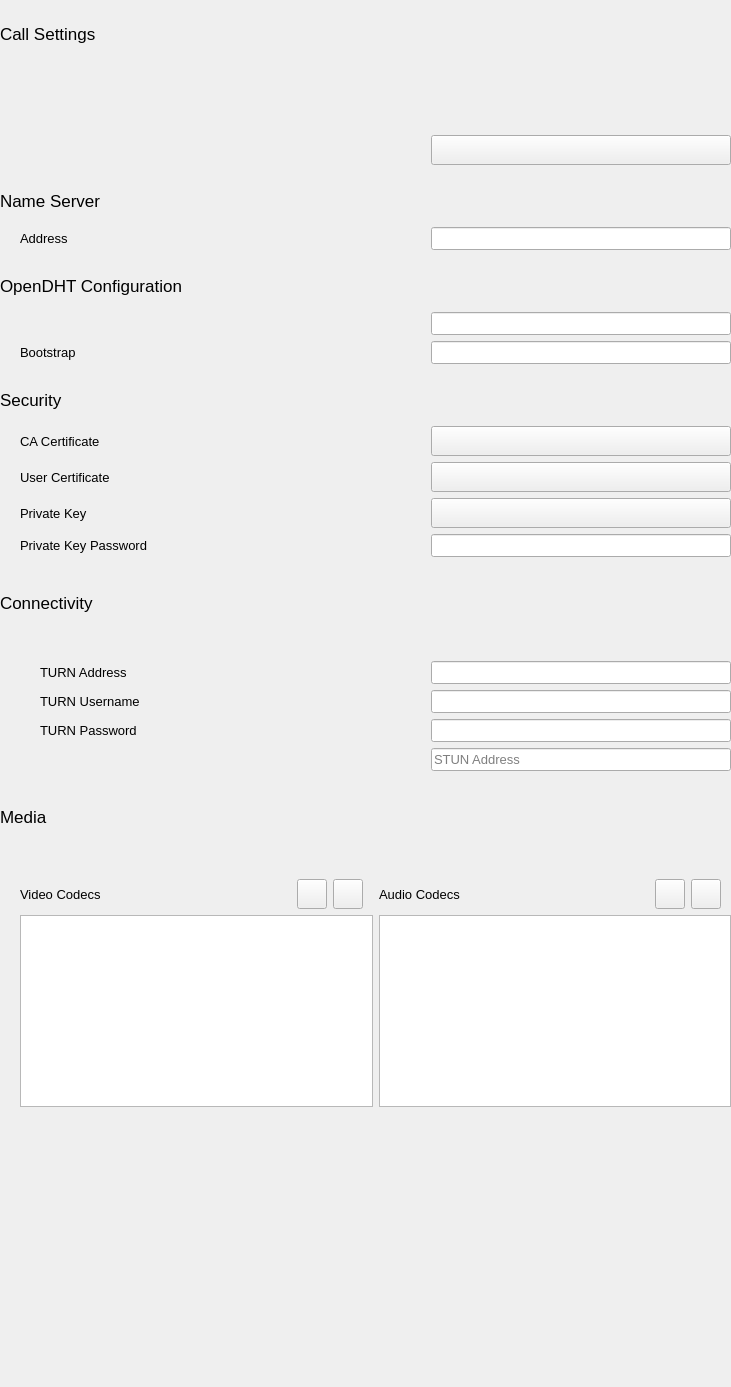
<?xml version="1.0" encoding="UTF-8"?>
<ui version="4.0">
 <class>AdvancedSettingsWidget</class>
 <widget class="QWidget" name="AdvancedSettingsWidget">
  <property name="geometry">
   <rect>
    <x>0</x>
    <y>0</y>
    <width>731</width>
    <height>1387</height>
   </rect>
  </property>
  <property name="windowTitle">
   <string>Form</string>
  </property>
  <layout class="QVBoxLayout" name="verticalLayout">
   <property name="leftMargin">
    <number>0</number>
   </property>
   <property name="topMargin">
    <number>0</number>
   </property>
   <property name="rightMargin">
    <number>0</number>
   </property>
   <property name="bottomMargin">
    <number>0</number>
   </property>
   <item>
    <spacer name="verticalSpacer_13">
     <property name="orientation">
      <enum>Qt::Vertical</enum>
     </property>
     <property name="sizeType">
      <enum>QSizePolicy::Fixed</enum>
     </property>
     <property name="sizeHint" stdset="0">
      <size>
       <width>20</width>
       <height>24</height>
      </size>
     </property>
    </spacer>
   </item>
   <item>
    <layout class="QVBoxLayout" name="callSettingsLayout">
     <property name="topMargin">
      <number>0</number>
     </property>
     <property name="bottomMargin">
      <number>0</number>
     </property>
     <item>
      <widget class="QLabel" name="label">
       <property name="font">
        <font>
         <pointsize>13</pointsize>
        </font>
       </property>
       <property name="text">
        <string>Call Settings</string>
       </property>
      </widget>
     </item>
     <item>
      <spacer name="verticalSpacer_2">
       <property name="orientation">
        <enum>Qt::Vertical</enum>
       </property>
       <property name="sizeType">
        <enum>QSizePolicy::Fixed</enum>
       </property>
       <property name="sizeHint" stdset="0">
        <size>
         <width>20</width>
         <height>10</height>
        </size>
       </property>
      </spacer>
     </item>
     <item>
      <layout class="QVBoxLayout" name="verticalLayout_3">
       <property name="leftMargin">
        <number>20</number>
       </property>
       <property name="topMargin">
        <number>0</number>
       </property>
       <item>
        <layout class="QHBoxLayout" name="horizontalLayout_9">
         <property name="bottomMargin">
          <number>3</number>
         </property>
         <item>
          <widget class="ToggleSwitch" name="checkBoxUntrusted" native="true">
           <property name="minimumSize">
            <size>
             <width>0</width>
             <height>30</height>
            </size>
           </property>
           <property name="font">
            <font>
             <pointsize>10</pointsize>
            </font>
           </property>
           <property name="text" stdset="0">
            <string>Allow Calls From Untrusted Peers</string>
           </property>
          </widget>
         </item>
        </layout>
       </item>
       <item>
        <layout class="QHBoxLayout" name="horizontalLayout_11">
         <property name="topMargin">
          <number>0</number>
         </property>
         <item>
          <widget class="ToggleSwitch" name="checkBoxAutoAnswer" native="true">
           <property name="minimumSize">
            <size>
             <width>0</width>
             <height>30</height>
            </size>
           </property>
           <property name="font">
            <font>
             <pointsize>10</pointsize>
            </font>
           </property>
           <property name="text" stdset="0">
            <string>Auto Answer Calls</string>
           </property>
          </widget>
         </item>
        </layout>
       </item>
       <item>
        <layout class="QHBoxLayout" name="horizontalLayout" stretch="0,0">
         <item>
          <widget class="ToggleSwitch" name="checkBoxCustomRingtone" native="true">
           <property name="sizePolicy">
            <sizepolicy hsizetype="Expanding" vsizetype="Fixed">
             <horstretch>0</horstretch>
             <verstretch>0</verstretch>
            </sizepolicy>
           </property>
           <property name="minimumSize">
            <size>
             <width>0</width>
             <height>30</height>
            </size>
           </property>
           <property name="font">
            <font>
             <pointsize>10</pointsize>
            </font>
           </property>
           <property name="text" stdset="0">
            <string>Enable Custom Ringtone</string>
           </property>
          </widget>
         </item>
         <item>
          <widget class="QPushButton" name="btnRingtone">
           <property name="minimumSize">
            <size>
             <width>300</width>
             <height>30</height>
            </size>
           </property>
           <property name="font">
            <font>
             <pointsize>10</pointsize>
            </font>
           </property>
           <property name="text">
            <string/>
           </property>
           <property name="icon">
            <iconset>
             <normaloff>:/images/icons/round-folder-24px.svg</normaloff>:/images/icons/round-folder-24px.svg</iconset>
           </property>
          </widget>
         </item>
        </layout>
       </item>
      </layout>
     </item>
    </layout>
   </item>
   <item>
    <spacer name="verticalSpacer_3">
     <property name="orientation">
      <enum>Qt::Vertical</enum>
     </property>
     <property name="sizeType">
      <enum>QSizePolicy::Minimum</enum>
     </property>
     <property name="sizeHint" stdset="0">
      <size>
       <width>20</width>
       <height>20</height>
      </size>
     </property>
    </spacer>
   </item>
   <item>
    <layout class="QVBoxLayout" name="nameServerLayout">
     <property name="topMargin">
      <number>0</number>
     </property>
     <property name="bottomMargin">
      <number>0</number>
     </property>
     <item>
      <widget class="QLabel" name="label_2">
       <property name="font">
        <font>
         <pointsize>13</pointsize>
        </font>
       </property>
       <property name="text">
        <string>Name Server</string>
       </property>
      </widget>
     </item>
     <item>
      <spacer name="verticalSpacer_4">
       <property name="orientation">
        <enum>Qt::Vertical</enum>
       </property>
       <property name="sizeType">
        <enum>QSizePolicy::Fixed</enum>
       </property>
       <property name="sizeHint" stdset="0">
        <size>
         <width>20</width>
         <height>10</height>
        </size>
       </property>
      </spacer>
     </item>
     <item>
      <layout class="QVBoxLayout" name="verticalLayout_7">
       <property name="leftMargin">
        <number>20</number>
       </property>
       <property name="topMargin">
        <number>0</number>
       </property>
       <item>
        <layout class="QHBoxLayout" name="horizontalLayout_2">
         <property name="leftMargin">
          <number>0</number>
         </property>
         <item>
          <widget class="QLabel" name="label_3">
           <property name="minimumSize">
            <size>
             <width>60</width>
             <height>0</height>
            </size>
           </property>
           <property name="font">
            <font>
             <pointsize>10</pointsize>
            </font>
           </property>
           <property name="frameShape">
            <enum>QFrame::NoFrame</enum>
           </property>
           <property name="text">
            <string>Address</string>
           </property>
          </widget>
         </item>
         <item>
          <spacer name="horizontalSpacer_8">
           <property name="orientation">
            <enum>Qt::Horizontal</enum>
           </property>
           <property name="sizeHint" stdset="0">
            <size>
             <width>40</width>
             <height>20</height>
            </size>
           </property>
          </spacer>
         </item>
         <item>
          <widget class="QLineEdit" name="lineEditNameServer">
           <property name="sizePolicy">
            <sizepolicy hsizetype="Fixed" vsizetype="Fixed">
             <horstretch>0</horstretch>
             <verstretch>0</verstretch>
            </sizepolicy>
           </property>
           <property name="minimumSize">
            <size>
             <width>300</width>
             <height>0</height>
            </size>
           </property>
           <property name="font">
            <font>
             <pointsize>10</pointsize>
            </font>
           </property>
          </widget>
         </item>
        </layout>
       </item>
      </layout>
     </item>
    </layout>
   </item>
   <item>
    <spacer name="verticalSpacer_5">
     <property name="orientation">
      <enum>Qt::Vertical</enum>
     </property>
     <property name="sizeType">
      <enum>QSizePolicy::Minimum</enum>
     </property>
     <property name="sizeHint" stdset="0">
      <size>
       <width>20</width>
       <height>20</height>
      </size>
     </property>
    </spacer>
   </item>
   <item>
    <layout class="QVBoxLayout" name="openDHTLayout">
     <property name="topMargin">
      <number>0</number>
     </property>
     <property name="bottomMargin">
      <number>0</number>
     </property>
     <item>
      <widget class="QLabel" name="label_4">
       <property name="font">
        <font>
         <pointsize>13</pointsize>
        </font>
       </property>
       <property name="text">
        <string>OpenDHT Configuration</string>
       </property>
      </widget>
     </item>
     <item>
      <spacer name="verticalSpacer_6">
       <property name="orientation">
        <enum>Qt::Vertical</enum>
       </property>
       <property name="sizeType">
        <enum>QSizePolicy::Fixed</enum>
       </property>
       <property name="sizeHint" stdset="0">
        <size>
         <width>20</width>
         <height>10</height>
        </size>
       </property>
      </spacer>
     </item>
     <item>
      <layout class="QVBoxLayout" name="verticalLayout_9">
       <property name="leftMargin">
        <number>20</number>
       </property>
       <property name="topMargin">
        <number>0</number>
       </property>
       <item>
        <layout class="QHBoxLayout" name="horizontalLayout_3">
         <property name="leftMargin">
          <number>0</number>
         </property>
         <item>
          <widget class="ToggleSwitch" name="checkBoxEnableProxy" native="true">
           <property name="minimumSize">
            <size>
             <width>100</width>
             <height>0</height>
            </size>
           </property>
           <property name="font">
            <font>
             <pointsize>10</pointsize>
            </font>
           </property>
           <property name="text" stdset="0">
            <string>Enable Proxy</string>
           </property>
          </widget>
         </item>
         <item>
          <spacer name="horizontalSpacer_2">
           <property name="orientation">
            <enum>Qt::Horizontal</enum>
           </property>
           <property name="sizeHint" stdset="0">
            <size>
             <width>40</width>
             <height>20</height>
            </size>
           </property>
          </spacer>
         </item>
         <item>
          <widget class="QLineEdit" name="lineEditProxy">
           <property name="sizePolicy">
            <sizepolicy hsizetype="Fixed" vsizetype="Fixed">
             <horstretch>0</horstretch>
             <verstretch>0</verstretch>
            </sizepolicy>
           </property>
           <property name="minimumSize">
            <size>
             <width>300</width>
             <height>0</height>
            </size>
           </property>
           <property name="font">
            <font>
             <pointsize>10</pointsize>
            </font>
           </property>
           <property name="frame">
            <bool>true</bool>
           </property>
          </widget>
         </item>
        </layout>
       </item>
       <item>
        <layout class="QHBoxLayout" name="horizontalLayout_4">
         <property name="leftMargin">
          <number>0</number>
         </property>
         <item>
          <widget class="QLabel" name="labelBootstrap">
           <property name="font">
            <font>
             <pointsize>10</pointsize>
            </font>
           </property>
           <property name="text">
            <string>Bootstrap</string>
           </property>
          </widget>
         </item>
         <item>
          <spacer name="horizontalSpacer_3">
           <property name="orientation">
            <enum>Qt::Horizontal</enum>
           </property>
           <property name="sizeHint" stdset="0">
            <size>
             <width>40</width>
             <height>20</height>
            </size>
           </property>
          </spacer>
         </item>
         <item>
          <widget class="QLineEdit" name="lineEditBootstrap">
           <property name="sizePolicy">
            <sizepolicy hsizetype="Fixed" vsizetype="Fixed">
             <horstretch>0</horstretch>
             <verstretch>0</verstretch>
            </sizepolicy>
           </property>
           <property name="minimumSize">
            <size>
             <width>300</width>
             <height>0</height>
            </size>
           </property>
           <property name="font">
            <font>
             <pointsize>10</pointsize>
            </font>
           </property>
          </widget>
         </item>
        </layout>
       </item>
      </layout>
     </item>
    </layout>
   </item>
   <item>
    <spacer name="verticalSpacer_7">
     <property name="orientation">
      <enum>Qt::Vertical</enum>
     </property>
     <property name="sizeType">
      <enum>QSizePolicy::Minimum</enum>
     </property>
     <property name="sizeHint" stdset="0">
      <size>
       <width>20</width>
       <height>20</height>
      </size>
     </property>
    </spacer>
   </item>
   <item>
    <layout class="QVBoxLayout" name="securityLayout">
     <property name="topMargin">
      <number>0</number>
     </property>
     <property name="bottomMargin">
      <number>0</number>
     </property>
     <item>
      <widget class="QLabel" name="label_17">
       <property name="font">
        <font>
         <pointsize>13</pointsize>
        </font>
       </property>
       <property name="text">
        <string>Security</string>
       </property>
      </widget>
     </item>
     <item>
      <spacer name="verticalSpacer_8">
       <property name="orientation">
        <enum>Qt::Vertical</enum>
       </property>
       <property name="sizeType">
        <enum>QSizePolicy::Fixed</enum>
       </property>
       <property name="sizeHint" stdset="0">
        <size>
         <width>20</width>
         <height>10</height>
        </size>
       </property>
      </spacer>
     </item>
     <item>
      <layout class="QVBoxLayout" name="verticalLayout_10">
       <property name="leftMargin">
        <number>20</number>
       </property>
       <property name="topMargin">
        <number>0</number>
       </property>
       <item>
        <layout class="QGridLayout" name="gridLayout_2">
         <property name="leftMargin">
          <number>0</number>
         </property>
         <item row="3" column="0">
          <widget class="QLabel" name="label_21">
           <property name="font">
            <font>
             <pointsize>10</pointsize>
            </font>
           </property>
           <property name="text">
            <string>Private Key Password</string>
           </property>
          </widget>
         </item>
         <item row="1" column="0">
          <widget class="QLabel" name="label_19">
           <property name="font">
            <font>
             <pointsize>10</pointsize>
            </font>
           </property>
           <property name="text">
            <string>User Certificate</string>
           </property>
          </widget>
         </item>
         <item row="3" column="1">
          <widget class="QLineEdit" name="lineEditCertPassword">
           <property name="sizePolicy">
            <sizepolicy hsizetype="Fixed" vsizetype="Fixed">
             <horstretch>0</horstretch>
             <verstretch>0</verstretch>
            </sizepolicy>
           </property>
           <property name="minimumSize">
            <size>
             <width>300</width>
             <height>0</height>
            </size>
           </property>
           <property name="font">
            <font>
             <pointsize>10</pointsize>
            </font>
           </property>
           <property name="echoMode">
            <enum>QLineEdit::PasswordEchoOnEdit</enum>
           </property>
           <property name="placeholderText">
            <string/>
           </property>
          </widget>
         </item>
         <item row="2" column="0">
          <widget class="QLabel" name="label_20">
           <property name="font">
            <font>
             <pointsize>10</pointsize>
            </font>
           </property>
           <property name="text">
            <string>Private Key</string>
           </property>
          </widget>
         </item>
         <item row="0" column="0">
          <widget class="QLabel" name="label_18">
           <property name="font">
            <font>
             <pointsize>10</pointsize>
            </font>
           </property>
           <property name="text">
            <string>CA Certificate</string>
           </property>
          </widget>
         </item>
         <item row="0" column="1">
          <layout class="QHBoxLayout" name="horizontalLayout_5">
           <item>
            <widget class="QPushButton" name="btnCACert">
             <property name="sizePolicy">
              <sizepolicy hsizetype="Minimum" vsizetype="Fixed">
               <horstretch>0</horstretch>
               <verstretch>0</verstretch>
              </sizepolicy>
             </property>
             <property name="minimumSize">
              <size>
               <width>250</width>
               <height>30</height>
              </size>
             </property>
             <property name="font">
              <font>
               <pointsize>10</pointsize>
              </font>
             </property>
             <property name="layoutDirection">
              <enum>Qt::LeftToRight</enum>
             </property>
             <property name="text">
              <string/>
             </property>
             <property name="icon">
              <iconset>
               <normaloff>:/images/icons/round-folder-24px.svg</normaloff>:/images/icons/round-folder-24px.svg</iconset>
             </property>
            </widget>
           </item>
          </layout>
         </item>
         <item row="1" column="1">
          <layout class="QHBoxLayout" name="horizontalLayout_6">
           <item>
            <widget class="QPushButton" name="btnUserCert">
             <property name="minimumSize">
              <size>
               <width>250</width>
               <height>30</height>
              </size>
             </property>
             <property name="font">
              <font>
               <pointsize>10</pointsize>
              </font>
             </property>
             <property name="layoutDirection">
              <enum>Qt::LeftToRight</enum>
             </property>
             <property name="text">
              <string/>
             </property>
             <property name="icon">
              <iconset>
               <normaloff>:/images/icons/round-folder-24px.svg</normaloff>:/images/icons/round-folder-24px.svg</iconset>
             </property>
            </widget>
           </item>
          </layout>
         </item>
         <item row="2" column="1">
          <layout class="QHBoxLayout" name="horizontalLayout_7">
           <item>
            <widget class="QPushButton" name="btnPrivateKey">
             <property name="minimumSize">
              <size>
               <width>250</width>
               <height>30</height>
              </size>
             </property>
             <property name="font">
              <font>
               <pointsize>10</pointsize>
              </font>
             </property>
             <property name="layoutDirection">
              <enum>Qt::LeftToRight</enum>
             </property>
             <property name="text">
              <string/>
             </property>
             <property name="icon">
              <iconset>
               <normaloff>:/images/icons/round-folder-24px.svg</normaloff>:/images/icons/round-folder-24px.svg</iconset>
             </property>
            </widget>
           </item>
          </layout>
         </item>
        </layout>
       </item>
      </layout>
     </item>
    </layout>
   </item>
   <item>
    <spacer name="verticalSpacer_9">
     <property name="orientation">
      <enum>Qt::Vertical</enum>
     </property>
     <property name="sizeType">
      <enum>QSizePolicy::Minimum</enum>
     </property>
     <property name="sizeHint" stdset="0">
      <size>
       <width>20</width>
       <height>20</height>
      </size>
     </property>
    </spacer>
   </item>
   <item>
    <layout class="QVBoxLayout" name="connectivityLayout">
     <property name="topMargin">
      <number>10</number>
     </property>
     <item>
      <widget class="QLabel" name="label_11">
       <property name="font">
        <font>
         <pointsize>13</pointsize>
        </font>
       </property>
       <property name="text">
        <string>Connectivity</string>
       </property>
      </widget>
     </item>
     <item>
      <spacer name="verticalSpacer_10">
       <property name="orientation">
        <enum>Qt::Vertical</enum>
       </property>
       <property name="sizeType">
        <enum>QSizePolicy::Fixed</enum>
       </property>
       <property name="sizeHint" stdset="0">
        <size>
         <width>20</width>
         <height>10</height>
        </size>
       </property>
      </spacer>
     </item>
     <item>
      <layout class="QVBoxLayout" name="verticalLayout_14">
       <property name="leftMargin">
        <number>20</number>
       </property>
       <property name="topMargin">
        <number>0</number>
       </property>
       <item>
        <layout class="QGridLayout" name="gridLayout">
         <property name="leftMargin">
          <number>0</number>
         </property>
         <item row="3" column="2">
          <widget class="QLineEdit" name="lineEditTurnUsername">
           <property name="font">
            <font>
             <pointsize>10</pointsize>
            </font>
           </property>
          </widget>
         </item>
         <item row="0" column="1">
          <spacer name="horizontalSpacer_5">
           <property name="orientation">
            <enum>Qt::Horizontal</enum>
           </property>
           <property name="sizeType">
            <enum>QSizePolicy::MinimumExpanding</enum>
           </property>
           <property name="sizeHint" stdset="0">
            <size>
             <width>40</width>
             <height>20</height>
            </size>
           </property>
          </spacer>
         </item>
         <item row="2" column="2">
          <widget class="QLineEdit" name="lineEditTurnAddress">
           <property name="sizePolicy">
            <sizepolicy hsizetype="Fixed" vsizetype="Fixed">
             <horstretch>0</horstretch>
             <verstretch>0</verstretch>
            </sizepolicy>
           </property>
           <property name="minimumSize">
            <size>
             <width>300</width>
             <height>0</height>
            </size>
           </property>
           <property name="font">
            <font>
             <pointsize>10</pointsize>
            </font>
           </property>
           <property name="autoFillBackground">
            <bool>false</bool>
           </property>
          </widget>
         </item>
         <item row="5" column="2">
          <widget class="QLineEdit" name="lineEditSTUNAddress">
           <property name="font">
            <font>
             <pointsize>10</pointsize>
            </font>
           </property>
           <property name="placeholderText">
            <string>STUN Address</string>
           </property>
          </widget>
         </item>
         <item row="5" column="0">
          <widget class="ToggleSwitch" name="checkBoxSTUNEnable" native="true">
           <property name="font">
            <font>
             <pointsize>10</pointsize>
            </font>
           </property>
           <property name="text" stdset="0">
            <string>Use STUN</string>
           </property>
          </widget>
         </item>
         <item row="4" column="2">
          <widget class="QLineEdit" name="lineEditTurnPassword">
           <property name="font">
            <font>
             <pointsize>10</pointsize>
            </font>
           </property>
           <property name="echoMode">
            <enum>QLineEdit::PasswordEchoOnEdit</enum>
           </property>
          </widget>
         </item>
         <item row="0" column="0">
          <widget class="ToggleSwitch" name="checkBoxUPnP" native="true">
           <property name="font">
            <font>
             <pointsize>10</pointsize>
            </font>
           </property>
           <property name="text" stdset="0">
            <string>Use UPnP</string>
           </property>
          </widget>
         </item>
         <item row="1" column="0">
          <widget class="ToggleSwitch" name="checkBoxTurnEnable" native="true">
           <property name="font">
            <font>
             <pointsize>10</pointsize>
            </font>
           </property>
           <property name="text" stdset="0">
            <string>Use TURN</string>
           </property>
          </widget>
         </item>
         <item row="4" column="0">
          <layout class="QHBoxLayout" name="horizontalLayout_16">
           <item>
            <spacer name="horizontalSpacer">
             <property name="orientation">
              <enum>Qt::Horizontal</enum>
             </property>
             <property name="sizeType">
              <enum>QSizePolicy::Fixed</enum>
             </property>
             <property name="sizeHint" stdset="0">
              <size>
               <width>20</width>
               <height>20</height>
              </size>
             </property>
            </spacer>
           </item>
           <item>
            <widget class="QLabel" name="label_7">
             <property name="font">
              <font>
               <pointsize>10</pointsize>
              </font>
             </property>
             <property name="text">
              <string>TURN Password</string>
             </property>
            </widget>
           </item>
          </layout>
         </item>
         <item row="3" column="0">
          <layout class="QHBoxLayout" name="horizontalLayout_17">
           <item>
            <spacer name="horizontalSpacer_4">
             <property name="orientation">
              <enum>Qt::Horizontal</enum>
             </property>
             <property name="sizeType">
              <enum>QSizePolicy::Fixed</enum>
             </property>
             <property name="sizeHint" stdset="0">
              <size>
               <width>20</width>
               <height>20</height>
              </size>
             </property>
            </spacer>
           </item>
           <item>
            <widget class="QLabel" name="label_8">
             <property name="font">
              <font>
               <pointsize>10</pointsize>
              </font>
             </property>
             <property name="text">
              <string>TURN Username</string>
             </property>
            </widget>
           </item>
          </layout>
         </item>
         <item row="2" column="0">
          <layout class="QHBoxLayout" name="horizontalLayout_18">
           <item>
            <spacer name="horizontalSpacer_6">
             <property name="orientation">
              <enum>Qt::Horizontal</enum>
             </property>
             <property name="sizeType">
              <enum>QSizePolicy::Fixed</enum>
             </property>
             <property name="sizeHint" stdset="0">
              <size>
               <width>20</width>
               <height>20</height>
              </size>
             </property>
            </spacer>
           </item>
           <item>
            <widget class="QLabel" name="label_9">
             <property name="font">
              <font>
               <pointsize>10</pointsize>
              </font>
             </property>
             <property name="text">
              <string>TURN Address</string>
             </property>
            </widget>
           </item>
          </layout>
         </item>
        </layout>
       </item>
      </layout>
     </item>
    </layout>
   </item>
   <item>
    <spacer name="verticalSpacer_11">
     <property name="orientation">
      <enum>Qt::Vertical</enum>
     </property>
     <property name="sizeType">
      <enum>QSizePolicy::Minimum</enum>
     </property>
     <property name="sizeHint" stdset="0">
      <size>
       <width>20</width>
       <height>20</height>
      </size>
     </property>
    </spacer>
   </item>
   <item>
    <layout class="QVBoxLayout" name="mediaLayout">
     <property name="topMargin">
      <number>10</number>
     </property>
     <item>
      <widget class="QLabel" name="label_5">
       <property name="font">
        <font>
         <pointsize>13</pointsize>
        </font>
       </property>
       <property name="text">
        <string>Media</string>
       </property>
      </widget>
     </item>
     <item>
      <spacer name="verticalSpacer_12">
       <property name="orientation">
        <enum>Qt::Vertical</enum>
       </property>
       <property name="sizeType">
        <enum>QSizePolicy::Fixed</enum>
       </property>
       <property name="sizeHint" stdset="0">
        <size>
         <width>20</width>
         <height>10</height>
        </size>
       </property>
      </spacer>
     </item>
     <item>
      <layout class="QVBoxLayout" name="verticalLayout_15">
       <property name="leftMargin">
        <number>20</number>
       </property>
       <property name="topMargin">
        <number>0</number>
       </property>
       <property name="bottomMargin">
        <number>0</number>
       </property>
       <item>
        <widget class="ToggleSwitch" name="videoCheckBox" native="true">
         <property name="minimumSize">
          <size>
           <width>0</width>
           <height>30</height>
          </size>
         </property>
         <property name="maximumSize">
          <size>
           <width>16777215</width>
           <height>30</height>
          </size>
         </property>
         <property name="font">
          <font>
           <pointsize>10</pointsize>
          </font>
         </property>
         <property name="text" stdset="0">
          <string>Enable Video</string>
         </property>
        </widget>
       </item>
       <item>
        <layout class="QHBoxLayout" name="horizontalLayout_12">
         <property name="topMargin">
          <number>0</number>
         </property>
         <property name="rightMargin">
          <number>0</number>
         </property>
         <item>
          <layout class="QVBoxLayout" name="verticalLayout_13">
           <item>
            <layout class="QHBoxLayout" name="horizontalLayout_8">
             <item>
              <widget class="QLabel" name="label_6">
               <property name="font">
                <font>
                 <pointsize>10</pointsize>
                </font>
               </property>
               <property name="text">
                <string>Video Codecs</string>
               </property>
              </widget>
             </item>
             <item>
              <spacer name="horizontalSpacer_9">
               <property name="orientation">
                <enum>Qt::Horizontal</enum>
               </property>
               <property name="sizeType">
                <enum>QSizePolicy::Fixed</enum>
               </property>
               <property name="sizeHint" stdset="0">
                <size>
                 <width>20</width>
                 <height>20</height>
                </size>
               </property>
              </spacer>
             </item>
             <item>
              <widget class="QPushButton" name="videoDownPushButton">
               <property name="minimumSize">
                <size>
                 <width>30</width>
                 <height>30</height>
                </size>
               </property>
               <property name="maximumSize">
                <size>
                 <width>30</width>
                 <height>30</height>
                </size>
               </property>
               <property name="font">
                <font>
                 <pointsize>9</pointsize>
                </font>
               </property>
               <property name="text">
                <string/>
               </property>
               <property name="icon">
                <iconset>
                 <normaloff>:/images/icons/round-arrow_drop_down-24px.svg</normaloff>:/images/icons/round-arrow_drop_down-24px.svg</iconset>
               </property>
               <property name="iconSize">
                <size>
                 <width>32</width>
                 <height>32</height>
                </size>
               </property>
              </widget>
             </item>
             <item>
              <widget class="QPushButton" name="videoUpPushButton">
               <property name="minimumSize">
                <size>
                 <width>30</width>
                 <height>30</height>
                </size>
               </property>
               <property name="maximumSize">
                <size>
                 <width>30</width>
                 <height>30</height>
                </size>
               </property>
               <property name="font">
                <font>
                 <pointsize>9</pointsize>
                </font>
               </property>
               <property name="text">
                <string/>
               </property>
               <property name="icon">
                <iconset>
                 <normaloff>:/images/icons/round-arrow_drop_up-24px.svg</normaloff>:/images/icons/round-arrow_drop_up-24px.svg</iconset>
               </property>
               <property name="iconSize">
                <size>
                 <width>32</width>
                 <height>32</height>
                </size>
               </property>
              </widget>
             </item>
             <item>
              <spacer name="horizontalSpacer_12">
               <property name="orientation">
                <enum>Qt::Horizontal</enum>
               </property>
               <property name="sizeType">
                <enum>QSizePolicy::Fixed</enum>
               </property>
               <property name="sizeHint" stdset="0">
                <size>
                 <width>10</width>
                 <height>20</height>
                </size>
               </property>
              </spacer>
             </item>
            </layout>
           </item>
           <item>
            <widget class="QListWidget" name="videoListWidget">
             <property name="minimumSize">
              <size>
               <width>0</width>
               <height>186</height>
              </size>
             </property>
             <property name="font">
              <font>
               <pointsize>10</pointsize>
              </font>
             </property>
             <property name="focusPolicy">
              <enum>Qt::TabFocus</enum>
             </property>
             <property name="verticalScrollMode">
              <enum>QAbstractItemView::ScrollPerPixel</enum>
             </property>
            </widget>
           </item>
          </layout>
         </item>
         <item>
          <layout class="QVBoxLayout" name="verticalLayout_12">
           <item>
            <layout class="QHBoxLayout" name="horizontalLayout_10">
             <item>
              <widget class="QLabel" name="audioLabel">
               <property name="minimumSize">
                <size>
                 <width>0</width>
                 <height>30</height>
                </size>
               </property>
               <property name="maximumSize">
                <size>
                 <width>16777215</width>
                 <height>30</height>
                </size>
               </property>
               <property name="font">
                <font>
                 <pointsize>10</pointsize>
                </font>
               </property>
               <property name="text">
                <string>Audio Codecs</string>
               </property>
              </widget>
             </item>
             <item>
              <spacer name="horizontalSpacer_10">
               <property name="orientation">
                <enum>Qt::Horizontal</enum>
               </property>
               <property name="sizeType">
                <enum>QSizePolicy::Fixed</enum>
               </property>
               <property name="sizeHint" stdset="0">
                <size>
                 <width>20</width>
                 <height>20</height>
                </size>
               </property>
              </spacer>
             </item>
             <item>
              <widget class="QPushButton" name="audioDownPushButton">
               <property name="minimumSize">
                <size>
                 <width>30</width>
                 <height>30</height>
                </size>
               </property>
               <property name="maximumSize">
                <size>
                 <width>30</width>
                 <height>30</height>
                </size>
               </property>
               <property name="font">
                <font>
                 <pointsize>9</pointsize>
                </font>
               </property>
               <property name="text">
                <string/>
               </property>
               <property name="icon">
                <iconset>
                 <normaloff>:/images/icons/round-arrow_drop_down-24px.svg</normaloff>:/images/icons/round-arrow_drop_down-24px.svg</iconset>
               </property>
               <property name="iconSize">
                <size>
                 <width>32</width>
                 <height>32</height>
                </size>
               </property>
              </widget>
             </item>
             <item>
              <widget class="QPushButton" name="audioUpPushButton">
               <property name="minimumSize">
                <size>
                 <width>30</width>
                 <height>30</height>
                </size>
               </property>
               <property name="maximumSize">
                <size>
                 <width>30</width>
                 <height>30</height>
                </size>
               </property>
               <property name="font">
                <font>
                 <pointsize>9</pointsize>
                </font>
               </property>
               <property name="text">
                <string/>
               </property>
               <property name="icon">
                <iconset>
                 <normaloff>:/images/icons/round-arrow_drop_up-24px.svg</normaloff>:/images/icons/round-arrow_drop_up-24px.svg</iconset>
               </property>
               <property name="iconSize">
                <size>
                 <width>32</width>
                 <height>32</height>
                </size>
               </property>
              </widget>
             </item>
             <item>
              <spacer name="horizontalSpacer_11">
               <property name="orientation">
                <enum>Qt::Horizontal</enum>
               </property>
               <property name="sizeType">
                <enum>QSizePolicy::Fixed</enum>
               </property>
               <property name="sizeHint" stdset="0">
                <size>
                 <width>10</width>
                 <height>20</height>
                </size>
               </property>
              </spacer>
             </item>
            </layout>
           </item>
           <item>
            <widget class="QListWidget" name="audioListWidget">
             <property name="minimumSize">
              <size>
               <width>0</width>
               <height>186</height>
              </size>
             </property>
             <property name="font">
              <font>
               <pointsize>10</pointsize>
              </font>
             </property>
             <property name="focusPolicy">
              <enum>Qt::TabFocus</enum>
             </property>
             <property name="verticalScrollMode">
              <enum>QAbstractItemView::ScrollPerPixel</enum>
             </property>
            </widget>
           </item>
          </layout>
         </item>
        </layout>
       </item>
      </layout>
     </item>
    </layout>
   </item>
   <item>
    <spacer name="verticalSpacer">
     <property name="orientation">
      <enum>Qt::Vertical</enum>
     </property>
     <property name="sizeType">
      <enum>QSizePolicy::MinimumExpanding</enum>
     </property>
     <property name="sizeHint" stdset="0">
      <size>
       <width>20</width>
       <height>48</height>
      </size>
     </property>
    </spacer>
   </item>
  </layout>
 </widget>
 <customwidgets>
  <customwidget>
   <class>ToggleSwitch</class>
   <extends>QWidget</extends>
   <header>toggleswitch.h</header>
   <container>1</container>
  </customwidget>
 </customwidgets>
 <tabstops>
  <tabstop>btnRingtone</tabstop>
  <tabstop>lineEditNameServer</tabstop>
  <tabstop>lineEditProxy</tabstop>
  <tabstop>lineEditBootstrap</tabstop>
  <tabstop>btnCACert</tabstop>
  <tabstop>btnUserCert</tabstop>
  <tabstop>btnPrivateKey</tabstop>
  <tabstop>lineEditCertPassword</tabstop>
  <tabstop>lineEditTurnAddress</tabstop>
  <tabstop>lineEditTurnUsername</tabstop>
  <tabstop>lineEditTurnPassword</tabstop>
  <tabstop>lineEditSTUNAddress</tabstop>
  <tabstop>videoDownPushButton</tabstop>
  <tabstop>videoUpPushButton</tabstop>
  <tabstop>audioDownPushButton</tabstop>
  <tabstop>audioUpPushButton</tabstop>
  <tabstop>videoListWidget</tabstop>
  <tabstop>audioListWidget</tabstop>
 </tabstops>
 <resources/>
 <connections/>
</ui>
